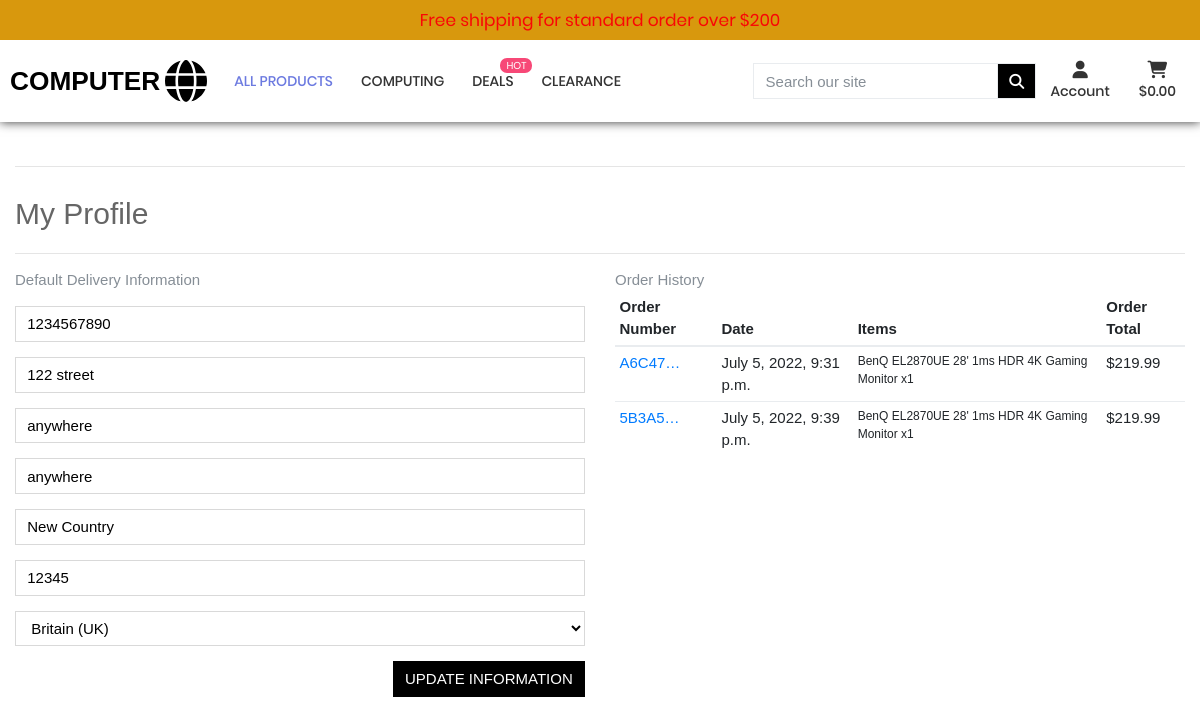
Before: /profile/ (signed in) with the older database file.
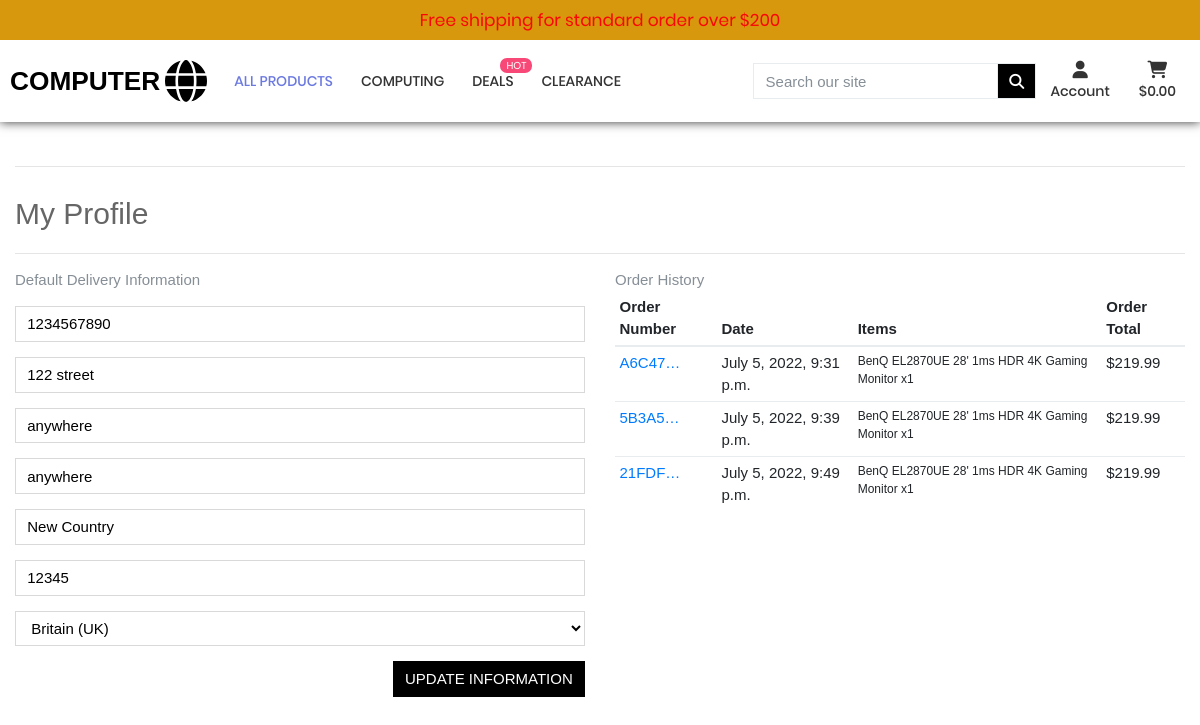
After: the same page with the newer database file.
### checkout/models.py (models this page shows, shortened)
class Order(models.Model):
    order_number = models.CharField(max_length=32, null=False, editable=False)
    user_profile = models.ForeignKey(UserProfile, on_delete=models.SET_NULL,
                                     null=True, blank=True, related_name='orders')
    full_name = models.CharField(max_length=50, null=False, blank=False)
    email = models.EmailField(max_length=254, null=False, blank=False)
    phone_number = models.CharField(max_length=20, null=False, blank=False)
    country = CountryField(blank_label='Country *', null=False, blank=False)
    postcode = models.CharField(max_length=20, null=True, blank=True)
    town_or_city = models.CharField(max_length=40, null=False, blank=False)
    street_address1 = models.CharField(max_length=80, null=False, blank=False)
    street_address2 = models.CharField(max_length=80, null=True, blank=True)
    county = models.CharField(max_length=80, null=True, blank=True)
    date = models.DateTimeField(auto_now_add=True)
    delivery_cost = models.DecimalField(max_digits=6, decimal_places=2, null=False, default=0)
    order_total = models.DecimalField(max_digits=10, decimal_places=2, null=False, default=0)
    grand_total = models.DecimalField(max_digits=10, decimal_places=2, null=False, default=0)
    original_bag = models.TextField(null=False, blank=False, default='')
    stripe_pid = models.CharField(max_length=254, null=False, blank=False, default='')

class OrderLineItem(models.Model):
    order = models.ForeignKey(Order, null=False, blank=False, on_delete=models.CASCADE, related_name='lineitems')
    product = models.ForeignKey(Product, null=False, blank=False, on_delete=models.CASCADE)
    product_size = models.CharField(max_length=2, null=True, blank=True)  # 24, 27, 28, 32, 49
    quantity = models.IntegerField(null=False, blank=False, default=0)
    lineitem_total = models.DecimalField(max_digits=6, decimal_places=2, null=False, blank=False, editable=False)

### products/models.py (models this page shows, shortened)
class Product(models.Model):
    category = models.ForeignKey('Category', null=True, blank=True,
                                 on_delete=models.SET_NULL)
    sku = models.CharField(max_length=254, null=True, blank=True)
    name = models.CharField(max_length=254)
    description = models.TextField()
    has_sizes = models.BooleanField(default=False, null=True, blank=True)
    price = models.DecimalField(max_digits=6, decimal_places=2)
    rating = models.DecimalField(max_digits=6, decimal_places=2, null=True,
                                 blank=True)
    image_url = models.URLField(max_length=1024, null=True, blank=True)
    image = models.ImageField(null=True, blank=True)
    image1 = models.ImageField(null=True, blank=True)
    image2 = models.ImageField(null=True, blank=True)
    weight = models.CharField(max_length=254)
    dimension = models.CharField(max_length=254)

### profiles/views.py (the view)
# urls.py: path('profile/', include('profiles.urls')),
def profile(request):
    profile = get_object_or_404(UserProfile, user=request.user)
    if request.method == 'POST':
        form = UserProfileForm(request.POST, instance=profile)
        if form.is_valid():
            form.save()
            messages.success(request, 'Profile updated successfully')
        else:
            messages.error(request, 'Update failed. Please ensure the form is valid.')
    else:
        form = UserProfileForm(instance=profile)
    orders = profile.orders.all()
    template = 'profiles/profile.html'
    context = {
        'form': form,
        'orders': orders,
        'on_profile_page': True
    }
    return render(request, template, context)

### profiles/forms.py
class UserProfileForm(forms.ModelForm):
    class Meta:
        model = UserProfile
        exclude = ('user',)
    def __init__(self, *args, **kwargs):
        super().__init__(*args, **kwargs)
        placeholders = {
            'default_phone_number': 'Phone Number',
            'default_postcode': 'Postal Code',
            'default_town_or_city': 'Town or City',
            'default_street_address1': 'Street Address 1',
            'default_street_address2': 'Street Address 2',
            'default_county': 'County, State or Locality',
        }
        self.fields['default_phone_number'].widget.attrs['autofocus'] = True
        for field in self.fields:
            if field != 'default_country':
                if self.fields[field].required:
                    placeholder = f'{placeholders[field]} *'
                else:
                    placeholder = placeholders[field]
                self.fields[field].widget.attrs['placeholder'] = placeholder
            self.fields[field].widget.attrs['class'] = 'border-black rounded-0 profile-form-input'
            self.fields[field].label = False

### profiles/templates/profiles/profile.html (shortened to what this page needs)
{% extends "base.html" %}
{% load static %}
{% block extra_css %}
<link rel="stylesheet" href="{% static 'profiles/css/profile.css' %}">
{% endblock %}
{% block content %}
<div class="container p-t-150">
    <div class="row">
        <div class="col">
            <hr>
            <h2 class="logo-font mb-4">My Profile</h2>
            <hr>
        </div>
    </div>
    <div class="row">
        <div class="col-12 col-lg-6">
            <p class="text-muted">Default Delivery Information</p>
            <form class="mt-3" action="{% url 'profile' %}" method="POST" id="profile-update-form">
                {{ form|crispy }}
                <button class="btn btn-black rounded-0 text-uppercase float-right">Update Information</button>
            </form>
        </div>
        <div class="col-12 col-lg-6">
            <p class="text-muted">Order History</p>
            <div class="order-history table-responsive">
                <table class="table table-sm table-borderless">
                    <thead>
                        <tr>
                            <th>Order Number</th>
                            <th>Date</th>
                            <th>Items</th>
                            <th>Order Total</th>
                        </tr>
                    </thead>
                    <tbody>
                        {% for order in orders %}
                        <tr>
                            <td>
                                <a href="{% url 'order_history' order.order_number %}" title="{{ order.order_number }}">
                                    {{ order.order_number|truncatechars:6 }}
                                </a>
                            </td>
                            <td>{{ order.date }}</td>
                            <td>
                                <ul class="list-unstyled">
                                    {% for item in order.lineitems.all %}
                                    <li class="small">
                                        {{ item.product.name }} x{{ item.quantity }}
                                    </li>
                                    {% endfor %}
                                </ul>
                            </td>
                            <td>${{ order.grand_total }}</td>
                        </tr>
                        {% endfor %}
                    </tbody>
                </table>
            </div>
        </div>
    </div>
    {% endblock %}

Changed rows visible on the page:
added Order: order_number "21FDF…", date "July 5, 2022, 9:49 p.m.", grand_total "219.99"
added OrderLineItem: product.name "BenQ EL2870UE 28' 1ms HDR 4K Gaming Monitor", quantity "1", shown under "21FDF…"
